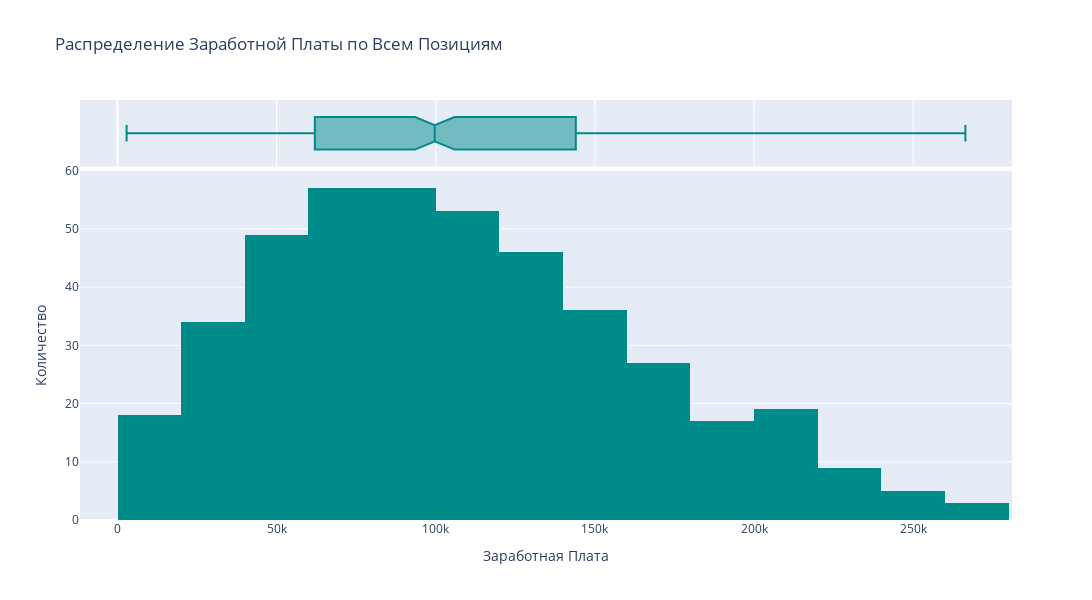

Notebook code cell kept with this figure:
### Markdown cell above
### Распределение Заработной Платы по Всем Позициям

### Code cell
#create side by side histogram and boxplot under feature 'Зарплата'
#set primary chart: histogram
fig = px.histogram(
    data_frame=salaries,
    x='salary',
    #set secondary chart: boxplot
    marginal='box',
    width=1100,
    height=600,
    color_discrete_sequence=['darkcyan'],
    title='Распределение Заработной Платы по Всем Позициям',
)

#set the title of the y-axis
fig.update_layout(
    xaxis_title='Заработная Плата',
    yaxis_title_text='Количество',
)

fig.show()

### Figure 1 — Plotly figure (JSON) as saved in the notebook; plotly's stock layout.template omitted (floating-point values rounded to 4 significant figures; data arrays with more than 128 entries replaced by an {"elided": "..."} marker saying what was removed)
{"data": [{"alignmentgroup": "True", "bingroup": "x", "hovertemplate": "salary=%{x}<br>count=%{y}<extra></extra>", "legendgroup": "", "marker": {"color": "darkcyan", "pattern": {"shape": ""}}, "name": "", "offsetgroup": "", "orientation": "v", "showlegend": false, "type": "histogram", "x": {"elided": "430 int values"}, "xaxis": "x", "yaxis": "y"}, {"alignmentgroup": "True", "hovertemplate": "salary=%{x}<extra></extra>", "legendgroup": "", "marker": {"color": "darkcyan"}, "name": "", "notched": true, "offsetgroup": "", "showlegend": false, "type": "box", "x": {"elided": "430 int values"}, "xaxis": "x2", "yaxis": "y2"}], "layout": {"barmode": "relative", "height": 600, "legend": {"tracegroupgap": 0}, "title": {"text": "Распределение Заработной Платы по Всем Позициям"}, "width": 1100, "xaxis": {"anchor": "y", "domain": [0, 1], "title": {"text": "Заработная Плата"}}, "xaxis2": {"anchor": "y2", "domain": [0, 1], "matches": "x", "showgrid": true, "showticklabels": false}, "yaxis": {"anchor": "x", "domain": [0, 0.8316], "title": {"text": "Количество"}}, "yaxis2": {"anchor": "x2", "domain": [0.8416, 1], "matches": "y2", "showgrid": false, "showline": false, "showticklabels": false, "ticks": ""}}}
